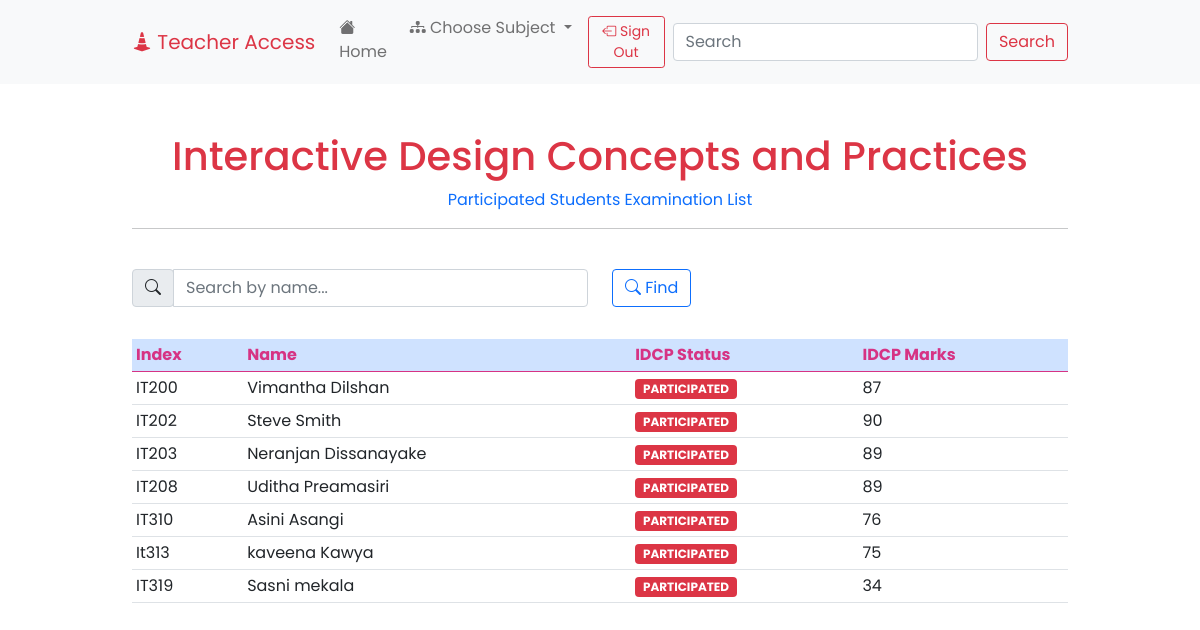
/teacher_list_idcp.php (signed in), run on the app's committed database.
### tables this page shows
CREATE TABLE `students` (
  `index` varchar(255) NOT NULL,
  `name` varchar(255) NOT NULL,
  `address` varchar(255) NOT NULL,
  `birthday` varchar(255) NOT NULL,
  `oop` varchar(255) NOT NULL,
  `oopmarks` varchar(255) NOT NULL,
  `wad` varchar(255) NOT NULL,
  `wadmarks` varchar(255) NOT NULL,
  `idcp` varchar(255) NOT NULL,
  `idcpmarks` varchar(255) NOT NULL
);

### teacher_list_idcp.php (the view, shortened to what this page needs)
<!doctype html>
<html lang="en">
<head>
    <link href="https://cdn.jsdelivr.net/npm/bootstrap@5.0.2/dist/css/bootstrap.min.css" rel="stylesheet">
    <link rel="stylesheet" href="https://cdn.jsdelivr.net/npm/bootstrap-icons@1.8.1/font/bootstrap-icons.css">
    <link rel="stylesheet" href="styles/main.css">
</head>
<body>
    <nav class="navbar navbar-expand-lg navbar-light bg-light">
        <div class="container-fluid">
            <a class="navbar-brand text-danger" href="teacher_portal_home.php"><i class="bi bi-cone-striped"></i> Teacher Access</a>
            <div class="collapse navbar-collapse" id="navbarSupportedContent">
                <ul class="navbar-nav me-auto mb-2 mb-lg-0">
                    <li class="nav-item">
                        <a class="nav-link" aria-current="page" href="teacher_portal_home.php"><i class="bi bi-house-fill"></i> Home</a>
                    </li>
                    <li class="nav-item dropdown">
                        <a class="nav-link dropdown-toggle" href="#" id="navbarDropdown" role="button" data-bs-toggle="dropdown" aria-expanded="false">
                            <i class="bi bi-diagram-3-fill"></i> Choose Subject
                        </a>
                    </li>
                    <li class="nav-item">
                        <a class="nav-link" aria-current="page" href="database/sign_out_teacher.php"><button type="button" class="btn btn-outline-danger btn-sm"><i class="bi bi-box-arrow-left"></i> Sign Out</button></a>
                    </li>
                </ul>
                <form class="d-flex">
                    <input class="form-control me-2" type="search" placeholder="Search" aria-label="Search" onkeyup="myFunction1()" id="myInput1">
                    <button class="btn btn-outline-danger" type="submit">Search</button>
                </form>
            </div>
        </div>
    </nav>
    <br>
    <br>
    <center>
        <h1 class="log-head text-danger">Interactive Design Concepts and Practices</h1>
        <h9 class="sub-head text-primary">Participated Students Examination List</h9>
        <br>
        <div class="container-fluid">
            <hr>
        </div>
    </center>
    <br>
    <div class="container-fluid">
        <div class="search">
            <form>
                <div class="row">
                    <div class="col">
                        <div class="input-group">
                            <div class="input-group-prepend">
                                <div class="input-group-text"><i class="bi bi-search"></i></div>
                            </div>
                            <input type="text" class="form-control" onkeyup="myFunction()" id="myInput" placeholder="Search by name...">
                        </div>
                    </div>
                    <div class="col">
                        <button type="button" class="btn btn-outline-primary mb-2"><i class="bi bi-search"></i> Find</button>
                    </div>
                </div>
            </form>
            <br>
        </div>
        <table class="table table-hover table-sm" id="myTable">
            <thead class="table-primary">
                <tr>
                    <th class="tblhead2" scope="col">Index</th>
                    <th class="tblhead2" scope="col">Name</th>
                    <th class="tblhead2" scope="col">IDCP Status</th>
                    <th class="tblhead2" scope="col">IDCP Marks</th>
                </tr>
            </thead>
            <tbody>
            <?php
                include 'database/db_connect.php';
                $sql = "SELECT `index`, `name`, `oop`, `oopmarks`, `wad`, `wadmarks`, `idcp`, `idcpmarks` from `students` where `idcp` = 'Participated'";
                $result = $conn->query($sql);
                if ($result->num_rows > 0) {
                    if (!$conn) {
                        die('Database is not connected!');
                    } else {
                        while ($row = $result->fetch_assoc()) {
                            $idcp = $row["idcp"];
                            if ($idcp == "Participated") {
                                $idcpvar = "bg-danger";
                            } else if ($idcp== "On-Going") {
                                $idcpvar = "bg-success";
                            }
                            echo
                            "<tr><td>" . $row["index"] .
                            "</td><td>" . $row["name"] .
                            "</td><td><span class='badge $idcpvar text-uppercase'>" . $row["idcp"] .
                            "</span></td><td>" . $row["idcpmarks"] .
                            "</td></tr>";
                        }
                    }
                    echo "</tbody>";
                    echo "</table>";
                } else {
                    echo "No records in database";
                }
            ?>
    </div>
</body>
</html>

### styles/main.css (style rules this page uses)
* { font-family: 'Poppins', sans-serif; }
.container-fluid { max-width: 80%; }
.navbar-brand { color: #198754; }
.tblhead2 { color: #d63384; }

### data on the page
students: index "IT200", name "Vimantha Dilshan", idcp "PARTICIPATED", idcpmarks "87"
students: index "IT202", name "Steve Smith", idcp "PARTICIPATED", idcpmarks "90"
students: index "IT203", name "Neranjan Dissanayake", idcp "PARTICIPATED", idcpmarks "89"
students: index "IT208", name "Uditha Preamasiri", idcp "PARTICIPATED", idcpmarks "89"
students: index "IT310", name "Asini Asangi", idcp "PARTICIPATED", idcpmarks "76"
students: index "It313", name "kaveena Kawya", idcp "PARTICIPATED", idcpmarks "75"
students: index "IT319", name "Sasni mekala", idcp "PARTICIPATED", idcpmarks "34"
